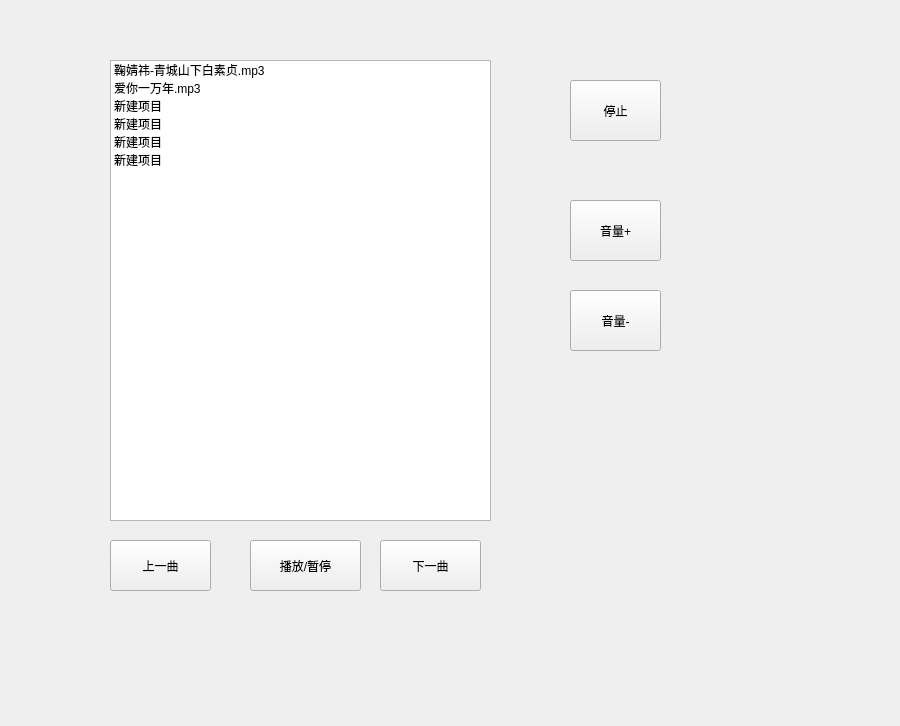
<?xml version="1.0" encoding="UTF-8"?>
<ui version="4.0">
 <class>Widget</class>
 <widget class="QWidget" name="Widget">
  <property name="geometry">
   <rect>
    <x>0</x>
    <y>0</y>
    <width>900</width>
    <height>726</height>
   </rect>
  </property>
  <property name="windowTitle">
   <string>Widget</string>
  </property>
  <widget class="QListWidget" name="listWidget">
   <property name="geometry">
    <rect>
     <x>110</x>
     <y>60</y>
     <width>381</width>
     <height>461</height>
    </rect>
   </property>
   <item>
    <property name="text">
     <string>鞠婧祎-青城山下白素贞.mp3</string>
    </property>
   </item>
   <item>
    <property name="text">
     <string>爱你一万年.mp3</string>
    </property>
   </item>
   <item>
    <property name="text">
     <string>新建项目</string>
    </property>
   </item>
   <item>
    <property name="text">
     <string>新建项目</string>
    </property>
   </item>
   <item>
    <property name="text">
     <string>新建项目</string>
    </property>
   </item>
   <item>
    <property name="text">
     <string>新建项目</string>
    </property>
   </item>
  </widget>
  <widget class="QPushButton" name="pushButton">
   <property name="geometry">
    <rect>
     <x>250</x>
     <y>540</y>
     <width>111</width>
     <height>51</height>
    </rect>
   </property>
   <property name="text">
    <string>播放/暂停</string>
   </property>
  </widget>
  <widget class="QPushButton" name="pushButton_2">
   <property name="geometry">
    <rect>
     <x>110</x>
     <y>540</y>
     <width>101</width>
     <height>51</height>
    </rect>
   </property>
   <property name="text">
    <string>上一曲</string>
   </property>
  </widget>
  <widget class="QPushButton" name="pushButton_3">
   <property name="geometry">
    <rect>
     <x>380</x>
     <y>540</y>
     <width>101</width>
     <height>51</height>
    </rect>
   </property>
   <property name="text">
    <string>下一曲</string>
   </property>
  </widget>
  <widget class="QPushButton" name="pushButton_4">
   <property name="geometry">
    <rect>
     <x>570</x>
     <y>200</y>
     <width>91</width>
     <height>61</height>
    </rect>
   </property>
   <property name="text">
    <string>音量+</string>
   </property>
  </widget>
  <widget class="QPushButton" name="pushButton_5">
   <property name="geometry">
    <rect>
     <x>570</x>
     <y>290</y>
     <width>91</width>
     <height>61</height>
    </rect>
   </property>
   <property name="text">
    <string>音量-</string>
   </property>
  </widget>
  <widget class="QPushButton" name="pushButton_6">
   <property name="geometry">
    <rect>
     <x>570</x>
     <y>80</y>
     <width>91</width>
     <height>61</height>
    </rect>
   </property>
   <property name="text">
    <string>停止</string>
   </property>
  </widget>
 </widget>
 <layoutdefault spacing="6" margin="11"/>
 <resources/>
 <connections/>
</ui>
